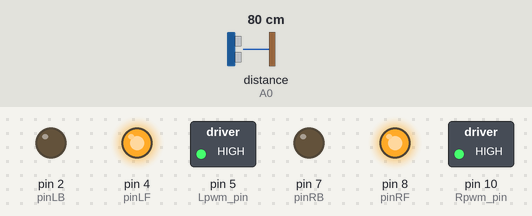
A sketch run on a simulated Arduino Uno, built with avr-gcc and run on an emulated ATmega328P. Shown: switched loads named in the sketch (green lamp = pin HIGH), output pins drawn as LEDs (lit = HIGH). Wiring (inferred from the names in the program): ultrasonic range finder: trigger A1; echo A0. Inputs (shaded band) come from the test bench; at power-on: distance to the obstacle (sensor on A0) 80 cm. The echo pulse lasts 58.3 µs per cm; pins used as bus, display or sensor lines are not drawn.

Above: at 1.2 s.
1.3 s: distance to the obstacle (sensor on A0) set to 2 cm
At 2.0 s:
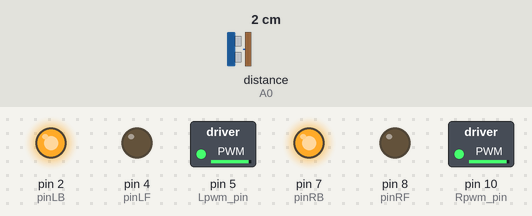
2.8 s: distance to the obstacle (sensor on A0) set to 9 cm
At 3.1 s:
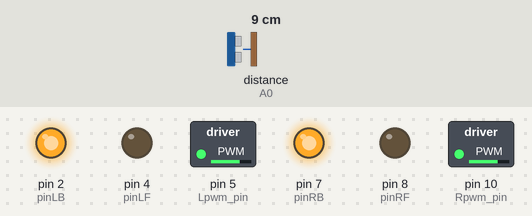
4.3 s: distance to the obstacle (sensor on A0) set to 18 cm
At 5.5 s:
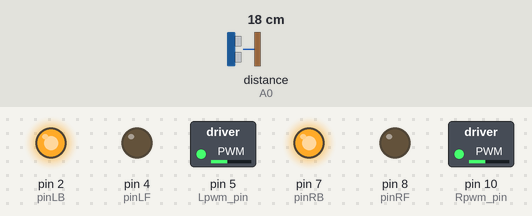
5.8 s: distance to the obstacle (sensor on A0) set to 35 cm
At 6.6 s:
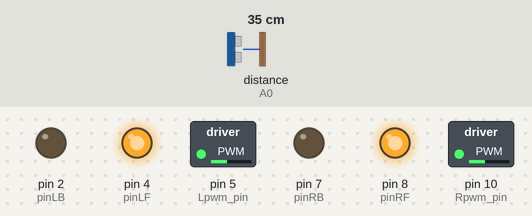
7.3 s: distance to the obstacle (sensor on A0) set to 120 cm
At 8.0 s:
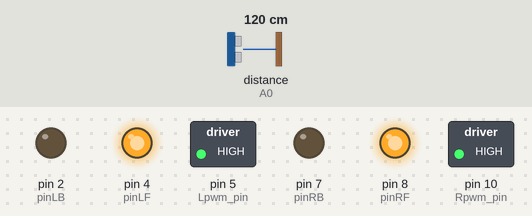
Timing chart, 0 to 9.8 s (numbered marks = the images above; inputs shaded):
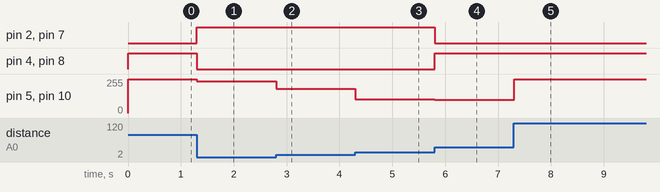

The sketch:

PosCtrlVehicle.ino
```cpp
#include "PID.h"

// Initialize pin assignments
#define Lpwm_pin 5            // pin of controlling speed---- ENA of motor driver board
#define Rpwm_pin 10           // pin of controlling speed---- ENB of motor driver board
int pinLB = 2;                // pin of controlling turning---- IN1 of motor driver board
int pinLF = 4;                // pin of controlling turning---- IN2 of motor driver board
int pinRB = 7;                // pin of controlling turning---- IN3 of motor driver board
int pinRF = 8;                // pin of controlling turning---- IN4 of motor driver board
unsigned char Lpwm_val = 200; // initialized left wheel speed at 200 (try if max is at 255)
unsigned char Rpwm_val = 200; // initialized right wheel speed at 200 (try if max is at 255)
int Car_state = 0;            // the working state of car
int servopin = 3;             // defining digital port pin 3, connecting to signal line of servo motor
int myangle;                  // defining variable of angle
int pulsewidth;               // defining variable of pulse width
unsigned char DuoJiao = 90;   // initialized angle of motor at 90°
int inputPin = A0;            // ultrasonic module ECHO to A0
int outputPin= A1;            // ultrasonic module TRIG to A1

/*      kp | ki | kd | i_lo | i_hi | out_lo | out_hi */
PID pid(255., 0.,  0.,  -1.,    1.,  100.,    255.); // lower output limit has to be 100 since below 100 cannot overcome necessary torque to move the vehicle
float outPWM{};
float refDist{};
float duration, distance;
float getDistance;
float error, dt;
float deltaSpeed;

unsigned long startTime;
unsigned long lastTime;


void M_Control_IO_config(void) {
  pinMode(pinLB,OUTPUT);    // pin 2
  pinMode(pinLF,OUTPUT);    // pin 4
  pinMode(pinRB,OUTPUT);    // pin 7
  pinMode(pinRF,OUTPUT);    // pin 8
  pinMode(Lpwm_pin,OUTPUT); // pin  5(PWM)
  pinMode(Rpwm_pin,OUTPUT); // pin 10(PWM)
}
void Set_Speed(unsigned char Left,unsigned char Right) { //function of setting speed
  analogWrite(Lpwm_pin,Left);
  analogWrite(Rpwm_pin,Right);
}
void advance() { // going forward
 digitalWrite(pinRB,LOW);  // making motor move towards right rear
 digitalWrite(pinRF,HIGH);
 digitalWrite(pinLB,LOW);  // making motor move towards left rear
 digitalWrite(pinLF,HIGH);
 Car_state = 1;
}
void halt() { // stop
  digitalWrite(pinRB,HIGH);
  digitalWrite(pinRF,HIGH);
  digitalWrite(pinLB,HIGH);
  digitalWrite(pinLF,HIGH);
  Car_state = 5;
}
void reverse() { // back up
  digitalWrite(pinRB,HIGH); //making motor move towards right rear
  digitalWrite(pinRF,LOW);
  digitalWrite(pinLB,HIGH); //making motor move towards left rear
  digitalWrite(pinLF,LOW);
  Car_state = 2;
}

float distSensor()
{
  digitalWrite(outputPin, LOW);
  delayMicroseconds(2);
  digitalWrite(outputPin, HIGH);
  delayMicroseconds(10);
  digitalWrite(outputPin, LOW);
  duration = pulseIn(inputPin, HIGH); // reading the duration of high level
  distance = (duration*.0343)/2;      // Transform pulse time to distance in cm
  return distance;
}

void setup() {
  M_Control_IO_config();        //motor controlling the initialization of IO
  Set_Speed(Lpwm_val,Rpwm_val); //setting initialized speed
  // Set_servopulse(DuoJiao);   //setting initialized motor angle
  /* Ultrasonic distance sensor */
  pinMode(inputPin, INPUT);     // IO of ultrasonic module ECHO
  pinMode(outputPin, OUTPUT);   // IO of ultrasonic module TRIG
  Serial.begin(9600);           // initialized serial port , using Bluetooth as serial port, setting baud
  halt();                       // stop
  refDist = 30.0f;              // set the ref. dist.
  startTime = micros();         // initialize the start time to get dt (time step)
}
void loop() {
  getDistance = distSensor();                // get the distance of an object
  error = (getDistance - refDist) / refDist; // normalize the error to get the output between 0 and 1
  startTime = micros();
  if (abs(error) < 0.03f) {                  // within the range of error tolerance, stop the vehicle
    halt();
    lastTime = micros();
  } else {                                   // need to run speed control
    dt = startTime - lastTime;
    deltaSpeed = pid.run(abs(error), dt);    // pid.run(float error, float dt)
    lastTime = micros();
    /* decide the direction of the vehicle */
    if (error < 0.0f) {                      // vehicle needs to back up
      Set_Speed(deltaSpeed, deltaSpeed);
      reverse();
    }
    else if (error > 0.0f) {                 // vehicle needs to go forward
      Set_Speed(deltaSpeed, deltaSpeed);
      advance();
    }
  }
  //Serial.println(error);
}
```

PID.cpp
```cpp
#include "PID.h"

PID::PID(float Kp, float Ki, float Kd, float low_i_lim, float high_i_lim, float low_o_lim, float high_o_lim)
{
	_Kp = Kp;
	_Ki = Ki;
	_Kd = Kd;
	_low_i_lim = low_i_lim;
	_high_i_lim = high_i_lim;
	_low_o_lim = low_o_lim;
	_high_o_lim = high_o_lim;
}

float PID::run(float error, float dt)
{
	_up = error*_Kp;
	_ui += _Ki * error * dt;
	if (_ui < _low_i_lim) { _ui = _low_i_lim; }
	if (_ui > _high_i_lim){ _ui = _high_i_lim;}
	_ud = _Kd * ((error - last_error) / dt);
	last_error = error;

	if (dt == 0) { _output = _up + _ui; } // ignore division by zero
	else 		 { _output = _up + _ui + _ud; }

	if (_output < _low_o_lim) { _output = _low_o_lim; }
	if (_output > _high_o_lim){ _output = _high_o_lim;}

	return _output;
}
```

PID.h
```cpp
#pragma once

class PID
{
	private:
		float _Kp, _Ki, _Kd;
		float _up, _ui, _ud;
		float _low_i_lim, _high_i_lim, _low_o_lim, _high_o_lim;
		float last_error, _output;
	public:
		PID(float Kp, float Ki, float Kd, float low_i_lim, float high_i_lim, float low_o_lim, float high_o_lim); // constructor
		float run(float error, float dt);
};
```

Measured:
- after the input at 1.3 s, pin 2 (pinLB), pin 7 (pinRB): LOW → HIGH at once; pin 4 (pinLF), pin 8 (pinRF): HIGH → LOW at once; pin 5 (Lpwm_pin), pin 10 (Rpwm_pin): 255/255 → 240/255 at once
- after the input at 2.8 s, pin 5 (Lpwm_pin), pin 10 (Rpwm_pin): 240/255 → 181/255 at once
- after the input at 4.3 s, pin 5 (Lpwm_pin), pin 10 (Rpwm_pin): 181/255 → 104/255 at once
- after the input at 5.8 s, pin 2 (pinLB), pin 7 (pinRB): HIGH → LOW at once; pin 4 (pinLF), pin 8 (pinRF): LOW → HIGH at once; pin 5 (Lpwm_pin), pin 10 (Rpwm_pin): 104/255 → 100/255 at once
- after the input at 7.3 s, pin 5 (Lpwm_pin), pin 10 (Rpwm_pin): 100/255 → 255/255 at once
